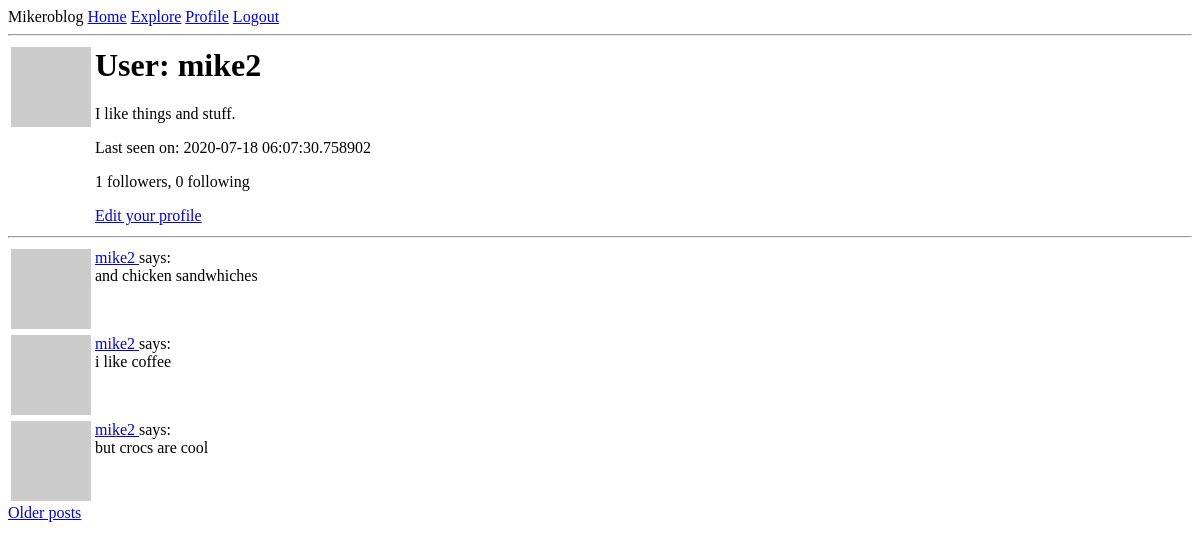
The app's page /user/mike2 (signed in), older data.
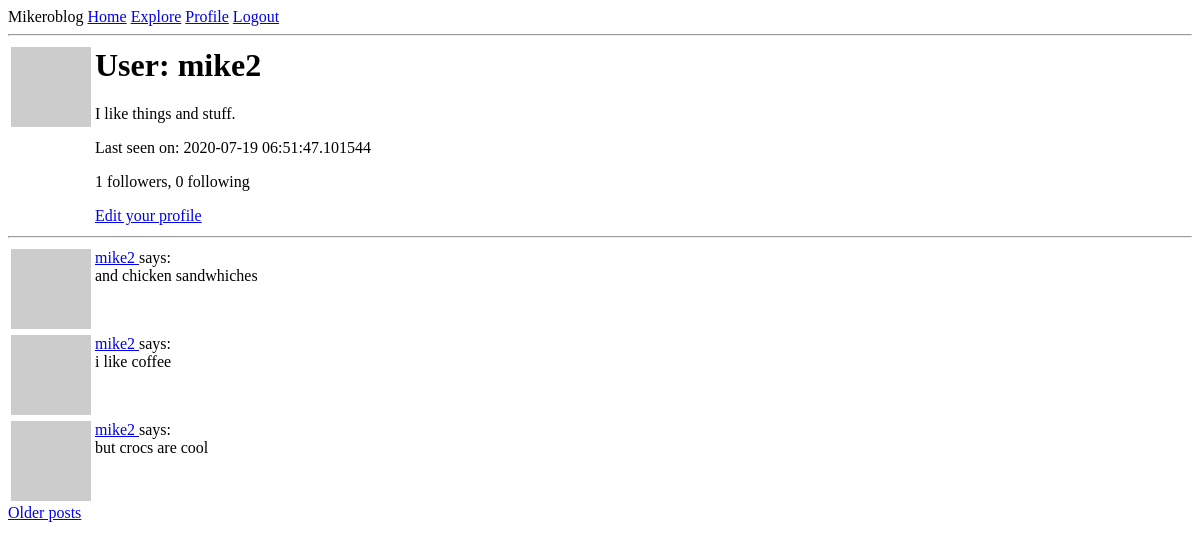
The same page, newer data.
### app/models.py (models this page shows, shortened)
class User(UserMixin, db.Model):
    id = db.Column(db.Integer, primary_key=True)
    username = db.Column(db.String(64), index=True, unique=True)
    email = db.Column(db.String(120), index=True, unique=True)
    password_hash = db.Column(db.String(128))
    posts = db.relationship('Post', backref='author', lazy='dynamic')
    about_me = db.Column(db.String(140))
    last_seen = db.Column(db.DateTime, default=datetime.utcnow)
    followed = db.relationship(
        'User',
        secondary=followers,
        primaryjoin=(followers.c.follower_id == id),
        secondaryjoin=(followers.c.followed_id == id),
        backref=db.backref('followers', lazy='dynamic'),
        lazy='dynamic'
    )
    def avatar(self, size):
        digest = md5(self.email.lower().encode('utf-8')).hexdigest()
        return f'https://www.gravatar.com/avatar/{digest}?d=identicon&s={size}'

class Post(db.Model):
    id = db.Column(db.Integer, primary_key=True)
    body = db.Column(db.String(140))
    timestamp = db.Column(db.DateTime, index=True, default=datetime.utcnow)
    user_id = db.Column(db.Integer, db.ForeignKey('user.id'))

### app/routes.py (the view)
@flask_app.route('/user/<username>')
@login_required
def user(username):
    user = User.query.filter_by(username=username).first_or_404()
    page = request.args.get('page', 1, type=int)
    posts = user.posts.order_by(Post.timestamp.desc()).paginate(
        page, flask_app.config['POSTS_PER_PAGE'], False)
    next_url = url_for('user', username=user.username, page=posts.next_num) \
        if posts.has_next else None
    prev_url = url_for('user', username=user.username, page=posts.prev_num) \
        if posts.has_prev else None
    form = EmptyForm()
    return render_template('user.html', user=user, posts=posts.items, form=form,
                           next_url=next_url, prev_url=prev_url)

### app/models.py (called while the page is built)
@login.user_loader
def load_user(id):
    return User.query.get(int(id))

### app/routes.py (called while the page is built)
@flask_app.before_request
def before_request():
    if current_user.is_authenticated:
        current_user.last_seen = datetime.utcnow()
        db.session.commit()

### app/templates/user.html (shortened to what this page needs)
{% extends 'base.html' %}
{% block content %}
    <table>
        <tr valign='top'>
            <td><img src='{{ user.avatar(128) }}'></td>
            <td>
                <h1>User: {{ user.username }}</h1>
                {% if user.about_me %}
                    <p>{{ user.about_me }}</p>
                {% endif %}
                {% if user.last_seen %}
                    <p>Last seen on: {{ user.last_seen }}</p>
                {% endif %}
                <p>{{ user.followers.count() }} followers, {{ user.followed.count() }} following</p>
                {% if user == current_user %}
                    <p><a href="{{ url_for('edit_profile') }}">Edit your profile</a></p>
                {% endif %}
            </td>
        </tr>
    </table>
    <hr>
    {% for post in posts %}
        {% include '_post.html' %}
    {% endfor %}
    {% if next_url %}
        <a href='{{ next_url }}'>Older posts</a>
    {% endif %}
{% endblock %}

### app/templates/base.html (shortened to what this page needs)
<html>
    <head>
    </head>
    <body>
        <div>
            Mikeroblog
            <a href='{{ url_for('index') }}'>Home</a>
            <a href='{{ url_for('explore') }}'>Explore</a>
            {% if current_user.is_anonymous %}
                <a href='{{ url_for('login') }}'>Login</a>
            {% else %}
                <a href='{{ url_for('user', username=current_user.username) }}'>Profile</a>
                <a href='{{ url_for('logout') }}'>Logout</a>
            {% endif %}
        </div>
        <hr>
        {% block content %}{% endblock %}
    </body>
</html>

### app/templates/_post.html
<table>
    <tr valign='top'>
        <td><img src='{{ post.author.avatar(36) }}'></td>
        <td>
            <a href='{{ url_for('user', username=post.author.username) }}'>
                {{ post.author.username }}
            </a>
            says: <br>{{ post.body }}
        </td>
    </tr>
</table>

Row changes from the older to the newer data that the page shows:
changed User "mike2": last_seen "2020-07-18 06:07:30.758902" → "2020-07-19 06:51:47.101544"
